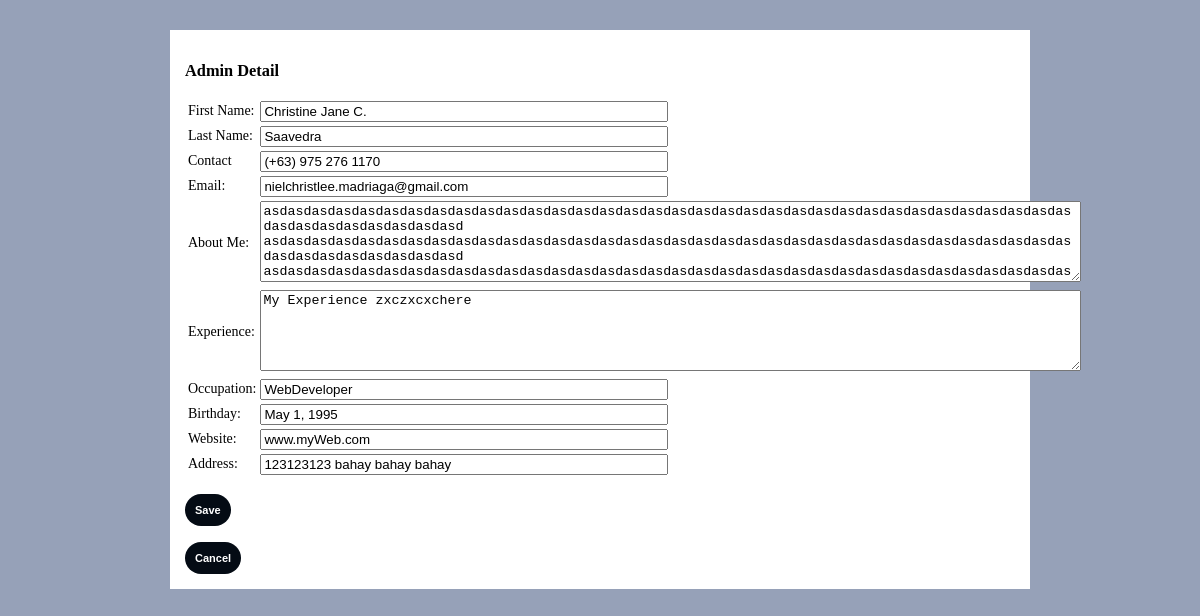
Page /admin/abtMe/edt.php on the earlier database version.
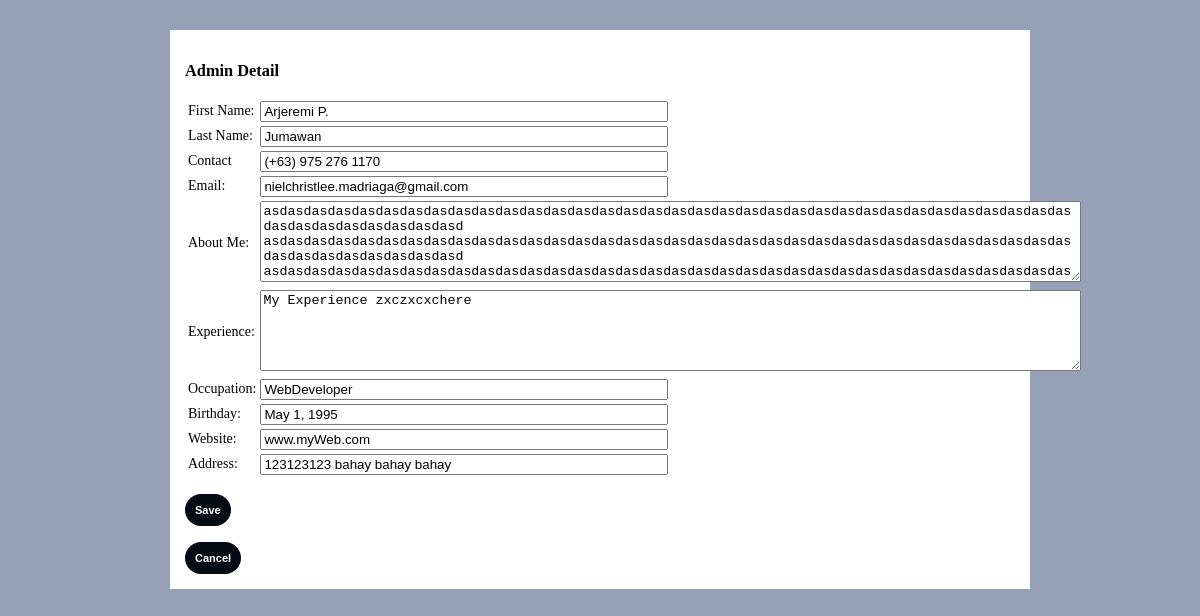
Same page on the later database version.
### tables this page shows
CREATE TABLE IF NOT EXISTS `admindetail` (
  `id` int(10) unsigned NOT NULL AUTO_INCREMENT,
  `firstName` varchar(100) DEFAULT NULL,
  `lastName` varchar(100) DEFAULT NULL,
  `aboutMe` longtext DEFAULT NULL,
  `experience` longtext DEFAULT NULL,
  `lastChange` datetime DEFAULT current_timestamp(),
  `email` varchar(200) DEFAULT NULL,
  `contact` varchar(200) DEFAULT NULL,
  `occup` varchar(200) DEFAULT NULL,
  `birthday` varchar(200) DEFAULT NULL,
  `web` varchar(200) DEFAULT NULL,
  `address` varchar(300) DEFAULT NULL,
  PRIMARY KEY (`id`)
);

### admin/abtMe/edt.php (the view, shortened to what this page needs)
<?php
include '../../database.php';
?>
<!DOCTYPE html>
<html lang="en">
<head>
    <link href="../styles.css" rel="stylesheet" />
</head>
<body>
    <div class="container">
        <?php
        $sql = "SELECT * FROM `admindetail` WHERE id = 1";
        $result = mysqli_query($connect, $sql);
        $row = mysqli_fetch_assoc($result);
        ?>
        <div>
            <h3>Admin Detail</h3>
            <form action="" method="post">
                <table>
                    <tr class="formtable">
                        <td><label for="">First Name:</label></td>
                        <td><input class="form" type="text" name="fname" value="<?php echo $row['firstName'] ?>"></td>
                    </tr>
                    <tr class="formtable">
                        <td><label for="">Last Name:</label></td>
                        <td><input class="form" type="text" name="lname" value="<?php echo $row['lastName'] ?>"></td>
                    </tr>
                    <tr class="formtable">
                        <td><label for="">Contact</label></td>
                        <td><input class="form" type="text" name="cnt" value="<?php echo $row['contact'] ?>"></td>
                    </tr>
                    <tr class="formtable">
                        <td><label for="">Email:</label></td>
                        <td> <input class="form" type="text" name="eml" value="<?php echo $row['email'] ?>"></td>
                    </tr>
                    <tr class="formtable">
                        <td><label for="">About Me:</label></td>
                        <td><textarea rows="5" cols="100" type="text" name="abtme" ?><?php echo $row['aboutMe'] ?></textarea></td>
                    </tr>
                    <tr class="formtable">
                        <td><label for="">Experience:</label></td>
                        <td> <textarea rows="5" cols="100" type="text" name="exp" ?><?php echo $row['experience'] ?></textarea></td>
                    </tr>
                    <tr class="formtable">
                        <td><label for="">Occupation:</label></td>
                        <td> <input class="form" type="text" name="ocp" value="<?php echo $row['occup'] ?>"></td>
                    </tr>
                    <tr class="formtable">
                        <td><label for="">Birthday:</label></td>
                        <td> <input class="form" type="text" name="bday" value="<?php echo $row['birthday'] ?>"></td>
                    </tr>
                    <tr class="formtable">
                        <td><label for="">Website:</label></td>
                        <td> <input class="form" type="text" name="web" value="<?php echo $row['web'] ?>"></td>
                    </tr>
                    <tr class="formtable">
                        <td><label for="">Address:</label></td>
                        <td> <input class="form" type="text" name="addr" value="<?php echo $row['address'] ?>"></td>
                    </tr>
                </table>
                <br>
                <div>
                    <button type=" submit" name="submit">Save</button>
                </div>
            </form>
            <br>
            <a href="../index.php"><button>Cancel</button></a>
        </div>
    </div>
</body>
</html>

Differences in the rows shown:
changed admindetail "nielchristlee.madriaga@gmail.com": fname "Christine Jane C." → "Arjeremi P."; lname "Saavedra" → "Jumawan"
